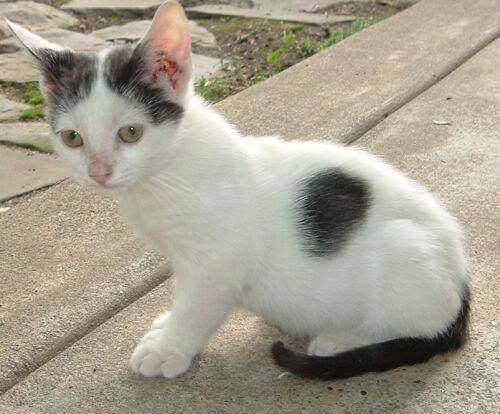
#> input picture images/cat.jpg, 500 x 414 px
$ python '仿射变换.py'
#> lines starting #> are read from the running program, lines starting #| are printed output that depends on the picture
import cv2
import numpy as np

img = cv2.imread("images/cat.jpg", 1)
#> img is the input picture: shape (414, 500, 3); mean B, G, R 144.3, 159.9, 165.9
cv2.imshow("0", img)
imgInfo = img.shape
#> imgInfo = (414, 500, 3)
height = imgInfo[0]
#> height = 414
width = imgInfo[1]
#> width = 500

'''
仿射变换原理:将原图片上3个点(左上角,左下角,右上角)映射到新图片的3个位置上,
'''
matSrc = np.float32([[0, 0], [0, height-1], [width-1, 0]])
#> matSrc = [[0, 0], [0, 413], [499, 0]]
matDst = np.float32([[50, 50], [200, height-50], [width-200, 100]])
#> matDst = [[50, 50], [200, 364], [300, 100]]
# 定义仿射变换矩阵
# 改方法得到一个矩阵组合,参数1表示源,参数2表示目标
matAffine = cv2.getAffineTransform(matSrc, matDst)
dst = cv2.warpAffine(img, matAffine, (width, height))
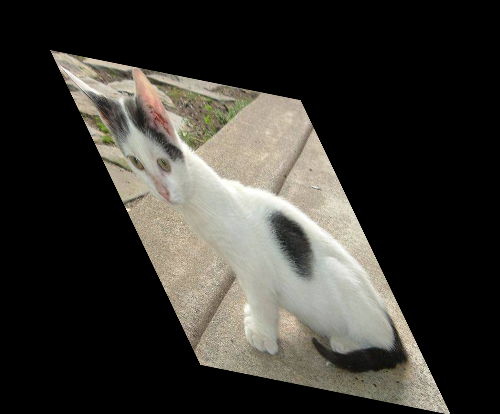
#> dst: shape (414, 500, 3); mean B, G, R 49.7, 55.1, 57.2
cv2.imshow("1", dst)
cv2.waitKey(0)
